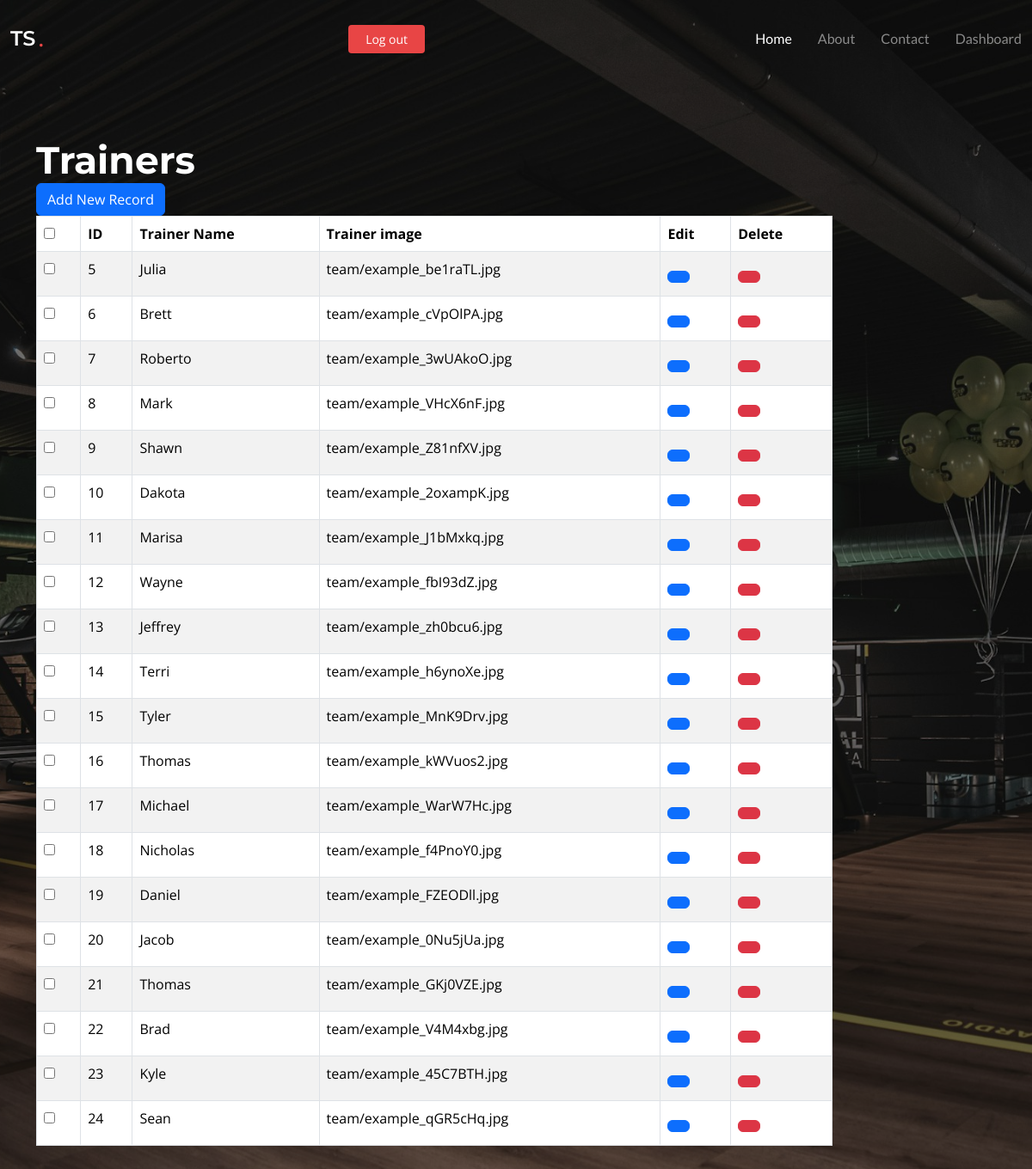
Screenshot of /trener_list with the database file from the repository.
### teretana/models.py (models this page shows, shortened)
class Trener(models.Model):
    ime=models.CharField(max_length=150)
    image=models.ImageField(upload_to='team/', default=None)

### teretana/views.py (the view)
# urls.py: path('trener_list',TrenerList.as_view(), name='trener_list'),
class TrenerList(ListView):
    model = Trener
    template_name = "main/trener_list.html"

### teretana/templates/main/trener_list.html (shortened to what this page needs)
{% extends "adminbase.html" %}
{% block head %}
 <div class="col-md-12">
        <h2>Trainers</h2> <span><a href="/addnewtrener" class="btn btn-primary">Add New Record</a></span>
        <div class="table-responsive">
  <table id="bootstrapdatatable" class="table table-striped table-bordered" width="100%">
            <thead>
                <th><input type="checkbox" id="checkall" /></th>
                <th>ID</th>
                <th>Trainer Name</th>
                <th>Trainer image</th>
                <th>Edit</th>
                <th>Delete</th>
             </thead>
   <tbody>
   {% for t in object_list %}
    <tr>
     <td><input type="checkbox" class="checkthis" /></td>
     <td>{{ t.id }}</td>
     <td>{{ t.ime }}</td>
     <td>{{ t.image }}</td>
     <td><p data-placement="top" data-toggle="tooltip" title="Edit"><a href="/updatetrener/{{ t.id }}" class="btn btn-primary btn-xs" data-title="Edit" data-toggle="modal" data-target="#updatetrener" ></a></p></td>
     <td><p data-placement="top" data-toggle="tooltip" title="Delete"><a href="/deletetrener/{{ t.id }}" class="btn btn-danger btn-xs" data-title="Delete" data-toggle="modal" data-target="#deletetrener" ></a></p></td>
    </tr>
   {% endfor %}
   </tbody>
  </table>
        </div>
    </div>
{% endblock head %}

### static/assets/css/main.css (style rules this page uses)
:root { --default-font: "Open Sans", system-ui, -apple-system, "Segoe UI", Roboto, "Helvetica Neue", Arial, "Noto Sans", "Liberation Sans", sans-serif, "Apple Color Emoji", "Segoe UI Emoji", "Segoe UI Symbol", "Noto Color Emoji"; --heading-font: "Montserrat", sans-serif; --nav-font: "Lato", sans-serif; }
:root { --background-color: #ffffff; --background-color-rgb: 255, 255, 255; --default-color: #212529; --default-color-rgb: 33, 37, 41; --accent-color: #e84545; --accent-color-rgb: 232, 69, 69; --heading-color: #32353a; --heading-color-rgb: 50, 53, 58; --contrast-color: #ffffff; --contrast-color-rgb: 255, 255, 255; }
:root { --nav-color: #3a3939; --nav-hover-color: #e84545; --nav-dropdown-color: #3a3939; --nav-dropdown-hover-color: #e84545; --nav-dropdown-background-color: #ffffff; }
:root { scroll-behavior: smooth; }
body { color: var(--default-color); background-color: var(--background-color); font-family: var(--default-font); }
a { color: var(--accent-color); text-decoration: none; transition: 0.3s; }
h1, h2, h3, h4, h5, h6 { color: var(--heading-color); font-family: var(--heading-font); }
.hero h2 { color: var(--contrast-color); margin: 0; font-size: 44px; font-weight: 700; }
.hero p { color: rgba(var(--default-color-rgb), 0.8); margin: 5px 0 0 0; font-size: 20px; }

### rows the page displays
Trener: id "5", ime "Julia", image "team/example_be1raTL.jpg"
Trener: id "6", ime "Brett", image "team/example_cVpOlPA.jpg"
Trener: id "7", ime "Roberto", image "team/example_3wUAkoO.jpg"
Trener: id "8", ime "Mark", image "team/example_VHcX6nF.jpg"
Trener: id "9", ime "Shawn", image "team/example_Z81nfXV.jpg"
Trener: id "10", ime "Dakota", image "team/example_2oxampK.jpg"
Trener: id "11", ime "Marisa", image "team/example_J1bMxkq.jpg"
Trener: id "12", ime "Wayne", image "team/example_fbI93dZ.jpg"
Trener: id "13", ime "Jeffrey", image "team/example_zh0bcu6.jpg"
Trener: id "14", ime "Terri", image "team/example_h6ynoXe.jpg"
Trener: id "15", ime "Tyler", image "team/example_MnK9Drv.jpg"
Trener: id "16", ime "Thomas", image "team/example_kWVuos2.jpg"
Trener: id "17", ime "Michael", image "team/example_WarW7Hc.jpg"
Trener: id "18", ime "Nicholas", image "team/example_f4PnoY0.jpg"
Trener: id "19", ime "Daniel", image "team/example_FZEODll.jpg"
Trener: id "20", ime "Jacob", image "team/example_0Nu5jUa.jpg"
Trener: id "21", ime "Thomas", image "team/example_GKj0VZE.jpg"
Trener: id "22", ime "Brad", image "team/example_V4M4xbg.jpg"
Trener: id "23", ime "Kyle", image "team/example_45C7BTH.jpg"
Trener: id "24", ime "Sean", image "team/example_qGR5cHq.jpg"
